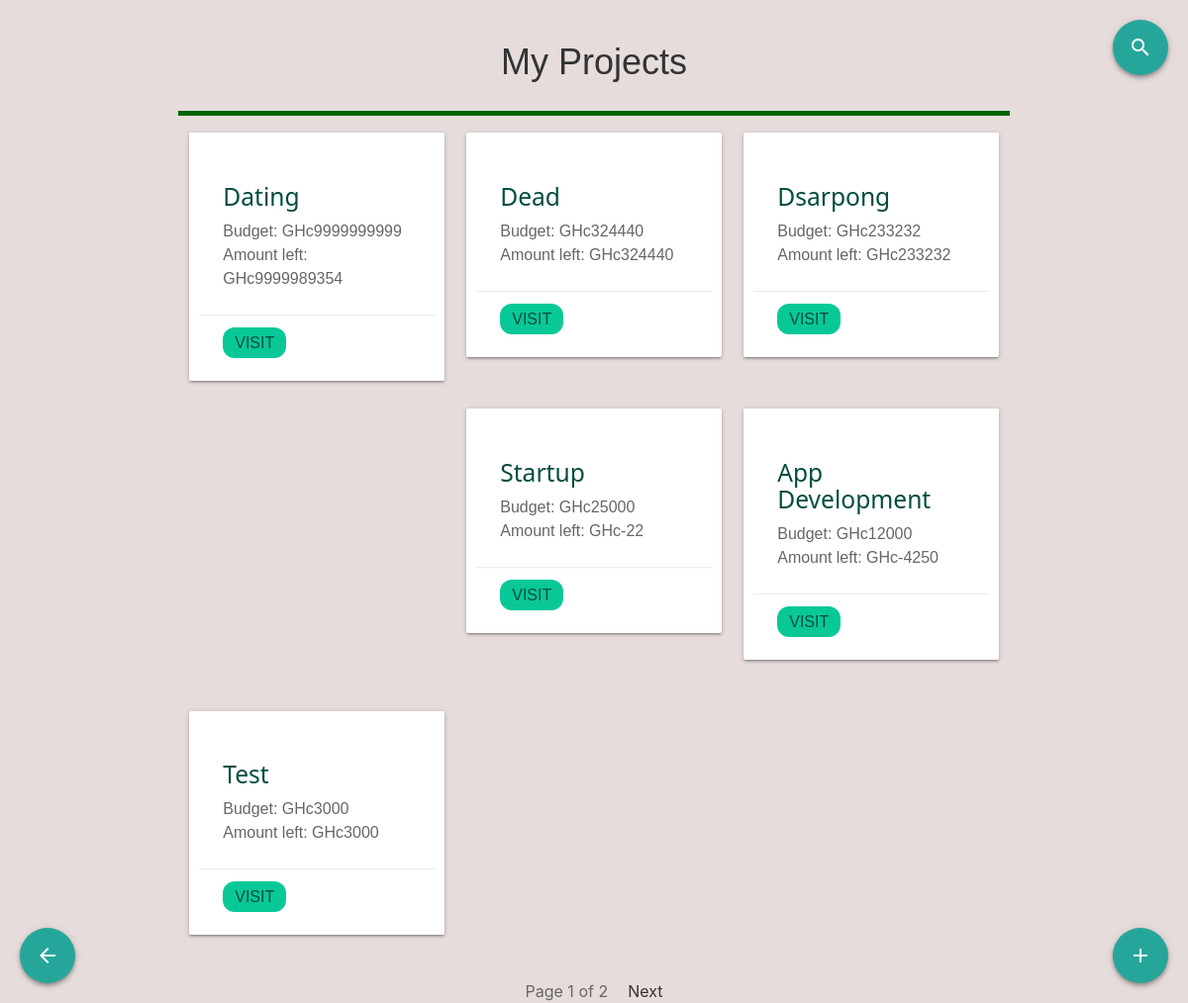
/budget/projects/ (signed in), run on an earlier commit of the app's database.
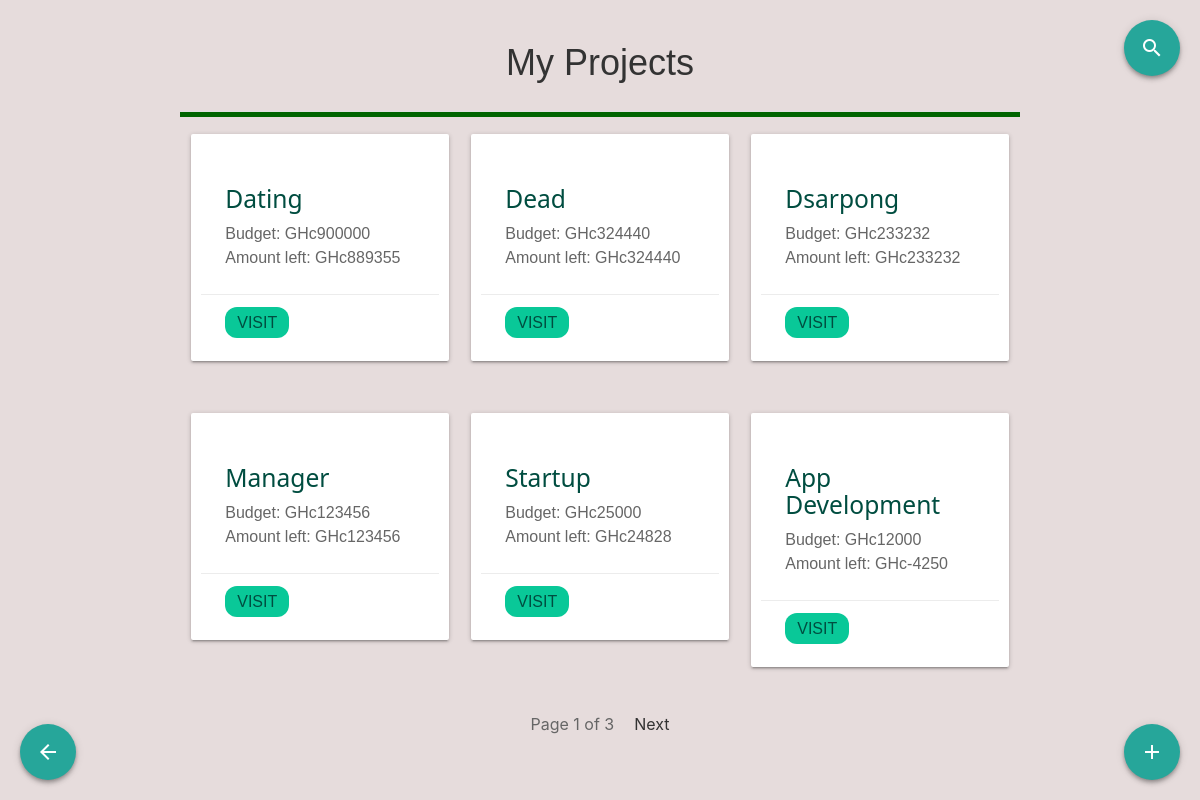
And on a later commit of the database.
### budgetApp/models.py (models this page shows, shortened)
class Project(models.Model):
    name = models.CharField(max_length=100)
    slug = models.SlugField(max_length=100, unique=True, blank=True)
    budget = models.PositiveIntegerField(validators=[MaxValueValidator(999999)])
    income_source = models.ForeignKey(Income, on_delete=models.CASCADE, related_name='projects', null=True, blank=True)
    def get_left(self):
        total_expenses = self.expenses.aggregate(models.Sum('amount'))['amount__sum'] or 0
        return self.budget - total_expenses

### budgetApp/views.py (the view)
# urls.py: path('budget/projects/', views.project_list, name='list'),
@login_required
def project_list(request):
    project_list = Project.objects.filter().order_by('-budget')
    paginator = Paginator(project_list,6)
    print(request.GET)
    page = request.GET.get('page')
    try:
        project_list = paginator.page(page)
    except PageNotAnInteger:
        project_list = paginator.page(1)
    except EmptyPage:
        project_list = paginator.page(paginator.num_pages)
    return render(request, 'budget/project-list.html', {'project_list':project_list})

### budgetApp/templates/budget/project-list.html (shortened to what this page needs)
{% extends 'budget/base.html' %}
{% block content %}
<div class="container">
    <a href="{% url 'add' %}"
        class="btn-floating btn-large waves-effect waves-light teal lighten-1 right hoverable roundede z-depth-2"
        style="position: fixed; top: 20px; right: 20px;"><i class="material-icons">search</i></a>
    <h2 class="center-align" style="font-family: Arial, sans-serif; color: #333; font-size: 36px; line-height: 1.5;">My Projects</h2>
    <hr class="divider">
    <div class="row" style="margin-top: 40px;">
        {% for project in project_list %}
        <div class="col s12 m6 l4" style="margin-bottom: 30px;">
            <div class="card hoverable" style="padding: 10px;">
                <div class="card-content">
                    <span class="card-title teal-text text-darken-4" style="font-family: 'Segoe UI', Tahoma, Geneva, Verdana, sans-serif; color: #333; font-size: 24px;"><b><h5>{{ project.name }}</h5></b></span>
                    <p style="font-family: Arial, sans-serif; color: #666; font-size: 16px;">Budget: GHc{{ project.budget }}</p>
                    <p style="font-family: Arial, sans-serif; color: #666; font-size: 16px;">Amount left: GHc{{ project.get_left }}</p>
                </div>
                <div class="card-action">
                    <a href="{% url 'detail' project.slug %}" class="teal-text text-darken-4" style="font-family: Arial, sans-serif; color: #333; font-size: 16px;">Visit</a>
                </div>
            </div>
        </div>
        {% empty %}
        <div class="col s12 center-align" style="margin-top: 60px;">
            <h3 class="grey-text" style="font-family: Arial, sans-serif; color: #333; font-size: 24px; line-height: 1.5;">
                Sorry, you don't have any projects yet
            </h3>
        </div>
        {% endfor %}
    </div>
    <div class="row" style="margin-top: 40px;">
        <div class="col s12">
            {% include "budget/paginator.html" with page=project_list %}
        </div>
    </div>
    <a href="{% url 'homepage' %}"
        class="btn-floating btn-large waves-effect waves-light teal lighten-1 right hoverable rounded z-depth-2"
        style="position: fixed; bottom: 20px; left: 20px;"><i class="material-icons">arrow_back</i></a>
    <a href="{% url 'add' %}" class="btn-floating btn-large waves-effect waves-light teal lighten-1 right hoverable roundede z-depth-2"
        style="position: fixed; bottom: 20px; right: 20px;"><i class="material-icons">add</i></a>
</div>
{% endblock %}

What changed in the data, as far as the page shows it:
no longer on this page (row unchanged): Project: name "Test", budget "3000", get_left "3000"
changed Project "Dating": budget "9999999999" → "900000"; get_left "9999989354" → "889355"
added Project: name "Manager", budget "123456", get_left "123456"
computed for Project "Startup": get_left "-22" → "24828"
Also different on the page:
{{ page.paginator.num_pages }}: "2" → "3"
